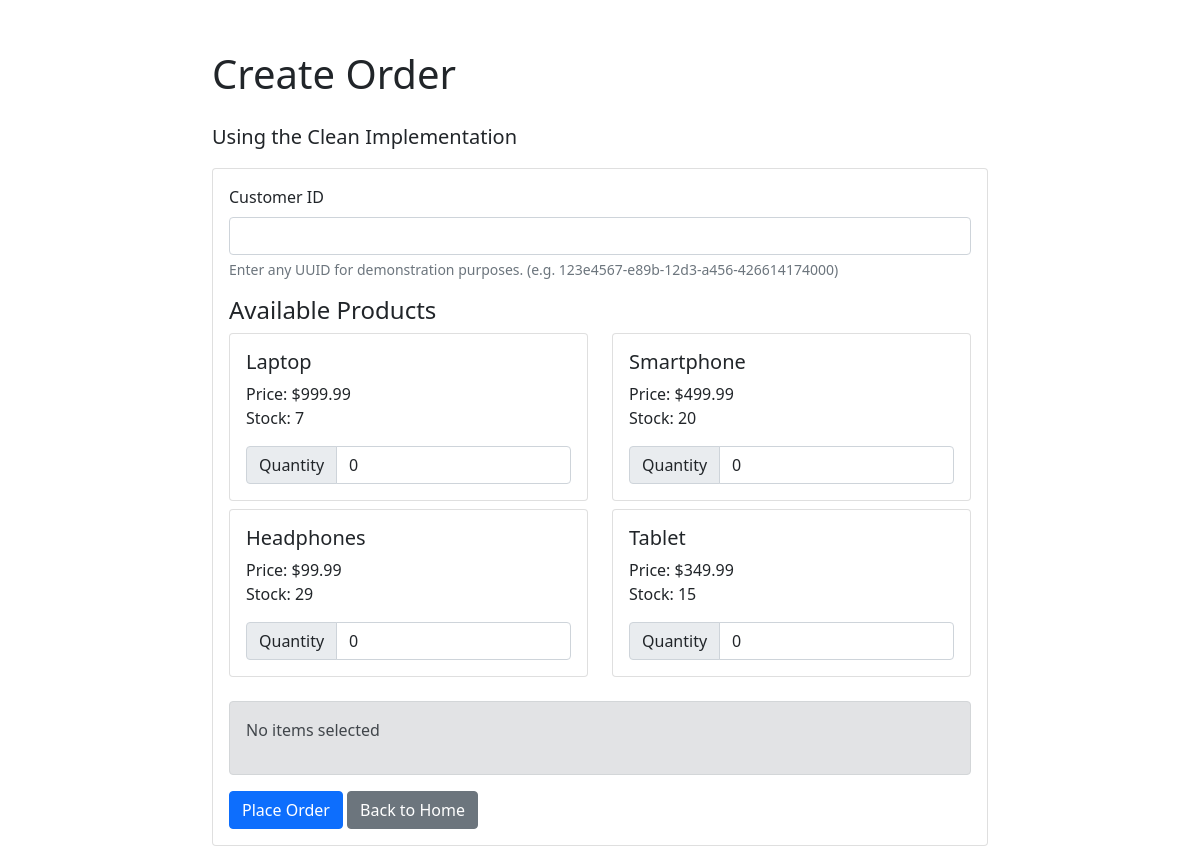
The page /clean/create_order on the database its author committed.
### tables this page shows
CREATE TABLE products (
                    id TEXT PRIMARY KEY,
                    name TEXT NOT NULL,
                    price REAL NOT NULL,
                    stock INTEGER NOT NULL
                );

### order_system/web/clean_routes.py (the view)
@bp.route("/create_order", methods=["GET", "POST"])
def create_order_form():
    if request.method == "GET":
        db_path = current_app.config["DB_PATH"]
        product_repository = SQLiteProductRepository(db_path)
        products = product_repository.get_all()
        return render_template("create_order.html", products=products, implementation="clean")
    return redirect(url_for("index"))

### order_system/infrastructure/repositories/sqlite_product_repository.py (called while the page is built, shortened)
    def _ensure_tables(self) -> None:
        conn = sqlite3.connect(self.db_path)
        try:
            conn.execute(
                """
                CREATE TABLE IF NOT EXISTS products (
                    id TEXT PRIMARY KEY,
                    name TEXT NOT NULL,
                    price REAL NOT NULL,
                    stock INTEGER NOT NULL
                )
            """
            )
            conn.commit()
            cursor = conn.cursor()
            cursor.execute("SELECT COUNT(*) FROM products")
            count = cursor.fetchone()[0]
        finally:
            conn.close()

    def get_all(self) -> List[Product]:
        conn = sqlite3.connect(self.db_path)
        conn.row_factory = sqlite3.Row
        try:
            cursor = conn.cursor()
            cursor.execute("SELECT * FROM products")
            products_data = cursor.fetchall()
            products = []
            for data in products_data:
                product = Product(
                    id=UUID(data["id"]), name=data["name"], price=data["price"], stock=data["stock"]
                )
                products.append(product)
            return products
        finally:
            conn.close()

### order_system/web/templates/create_order.html (shortened to what this page needs)
<!DOCTYPE html>
<html>
<head>
    <link href="https://cdn.jsdelivr.net/npm/bootstrap@5.1.3/dist/css/bootstrap.min.css" rel="stylesheet">
</head>
<body>
    <div class="container">
        <h1 class="mb-4">Create Order</h1>
        <p class="lead">
            Using the {{ implementation|capitalize }} Implementation
        </p>
        <div class="card">
            <div class="card-body">
                <form id="orderForm">
                    <div class="mb-3">
                        <label for="customerId" class="form-label">Customer ID</label>
                        <input type="text" class="form-control" id="customerId" required>
                        <div class="form-text">Enter any UUID for demonstration purposes. (e.g.
                            123e4567-e89b-12d3-a456-426614174000)</div>
                    </div>
                    <h4>Available Products</h4>
                    <div class="row mb-3">
                        {% for product in products %}
                        <div class="col-md-6 mb-2">
                            <div class="card">
                                <div class="card-body">
                                    <h5 class="card-title">{{ product.name }}</h5>
                                    <p class="card-text">
                                        Price: ${{ product.price }}<br>
                                        Stock: {{ product.stock }}
                                    </p>
                                    <div class="input-group">
                                        <span class="input-group-text">Quantity</span>
                                        <input type="number" class="form-control product-quantity"
                                            data-product-id="{{ product.id }}" data-product-name="{{ product.name }}"
                                            min="0" max="{{ product.stock }}" value="0">
                                    </div>
                                </div>
                            </div>
                        </div>
                        {% endfor %}
                    </div>
                    <div class="mb-3">
                        <div class="alert alert-secondary">
                            <div id="orderSummary">
                                <p>No items selected</p>
                            </div>
                        </div>
                    </div>
                    <button type="button" id="submitOrder" class="btn btn-primary">Place Order</button>
                    <a href="{{ url_for('index') }}" class="btn btn-secondary">Back to Home</a>
                </form>
            </div>
        </div>
    </div>
</body>
</html>

### order_system/web/templates/create_order.html (style rules this page uses)
.container { max-width: 800px; margin-top: 50px; }

### rows shown on the page
products: name "Laptop", price "999.99", stock "7"
products: name "Smartphone", price "499.99", stock "20"
products: name "Headphones", price "99.99", stock "29"
products: name "Tablet", price "349.99", stock "15"

### other values the page prints
{{ implementation|capitalize }} "Clean"
